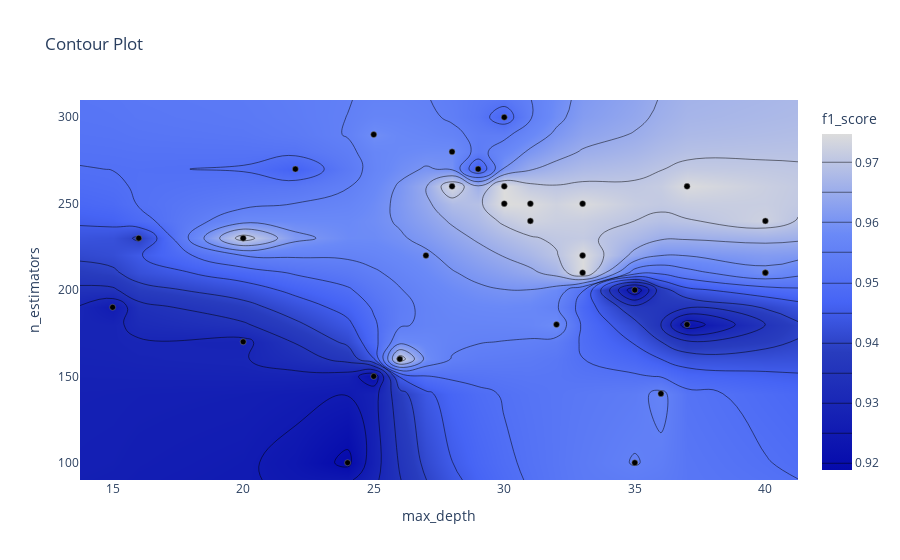

Notebook code cell kept with this figure:
### Markdown cell above
График контура отношений гиперпараметров

Он показывает связь между различными комбинациями гиперпараметров и значение метрики для этих комбинаций в виде контурного графика.

### Code cell
optuna.visualization.plot_contour(study,
                                  params=["max_depth", "n_estimators"],
                                  target_name="f1_score")

### Figure 1 — Plotly figure (JSON) as saved in the notebook; plotly's stock layout.template omitted (floating-point values rounded to 4 significant figures; data arrays with more than 128 entries replaced by an {"elided": "..."} marker saying what was removed)
{"data": [{"colorbar": {"title": {"text": "f1_score"}}, "colorscale": [[0, "rgb(5,10,172)"], [0.35, "rgb(40,60,190)"], [0.5, "rgb(70,100,245)"], [0.6, "rgb(90,120,245)"], [0.7, "rgb(106,137,247)"], [1, "rgb(220,220,220)"]], "connectgaps": true, "contours": {"coloring": "heatmap"}, "hoverinfo": "none", "line": {"smoothing": 1.3}, "reversescale": false, "type": "contour", "x": [13.75, 15, 16, 20, 22, 24, 25, 26, 27, 28, 29, 30, 31, 32, 33, 35, 36, 37, 40, 41.25], "y": [90, 100, 140, 150, 160, 170, 180, 190, 200, 210, 220, 230, 240, 250, 260, 270, 280, 290, 300, 310], "z": {"elided": "20x20 float values"}}, {"marker": {"color": "black", "line": {"color": "Grey", "width": 0.5}}, "mode": "markers", "showlegend": false, "type": "scatter", "x": [25, 20, 35, 35, 32, 30, 37, 15, 36, 24, 30, 30, 28, 40, 31, 25, 20, 29, 33, 22, 27, 33, 33, 40, 28, 31, 40, 37, 16, 26], "y": [150, 170, 100, 200, 180, 300, 180, 190, 140, 100, 260, 250, 260, 240, 240, 290, 230, 270, 220, 270, 220, 210, 250, 210, 280, 250, 210, 260, 230, 160]}], "layout": {"title": {"text": "Contour Plot"}, "xaxis": {"range": [13.75, 41.25], "title": {"text": "max_depth"}}, "yaxis": {"range": [90, 310], "title": {"text": "n_estimators"}}}}
